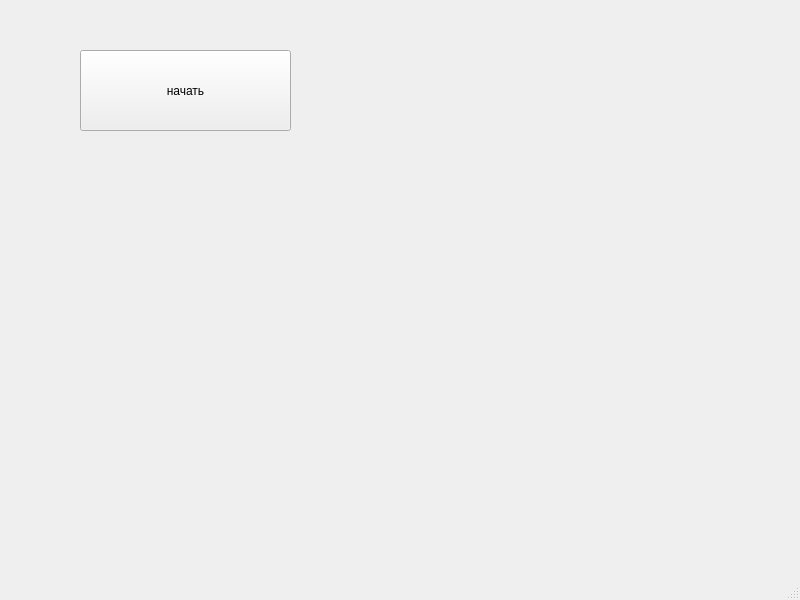
<?xml version="1.0" encoding="UTF-8"?>
<ui version="4.0">
 <class>MainWindow</class>
 <widget class="QMainWindow" name="MainWindow">
  <property name="geometry">
   <rect>
    <x>0</x>
    <y>0</y>
    <width>800</width>
    <height>600</height>
   </rect>
  </property>
  <property name="windowTitle">
   <string>MainWindow</string>
  </property>
  <widget class="QWidget" name="centralwidget">
   <widget class="QPushButton" name="pushButton">
    <property name="geometry">
     <rect>
      <x>80</x>
      <y>50</y>
      <width>211</width>
      <height>81</height>
     </rect>
    </property>
    <property name="text">
     <string>начать</string>
    </property>
   </widget>
  </widget>
  <widget class="QMenuBar" name="menubar">
   <property name="geometry">
    <rect>
     <x>0</x>
     <y>0</y>
     <width>800</width>
     <height>22</height>
    </rect>
   </property>
  </widget>
  <widget class="QStatusBar" name="statusbar"/>
 </widget>
 <resources/>
 <connections/>
</ui>
